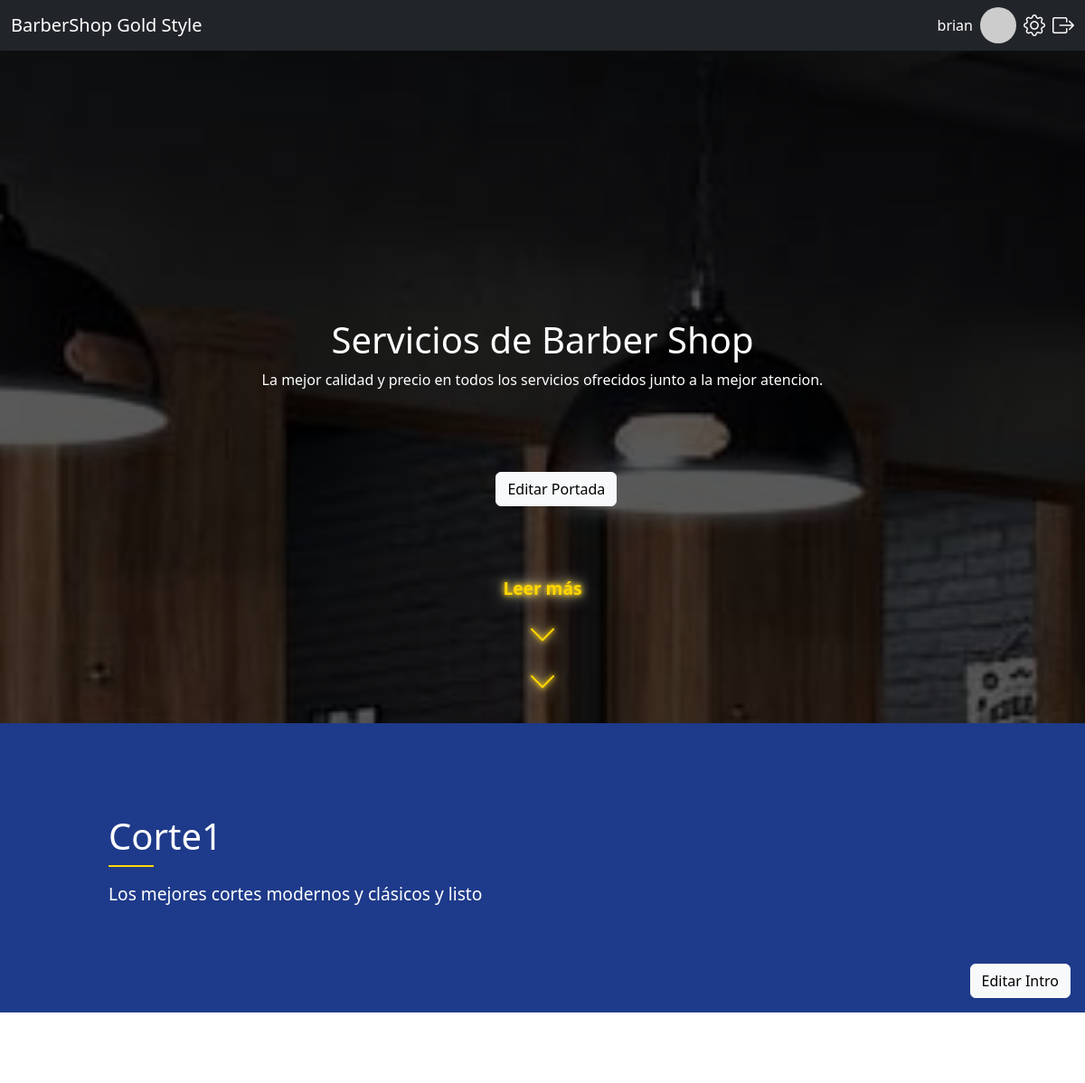
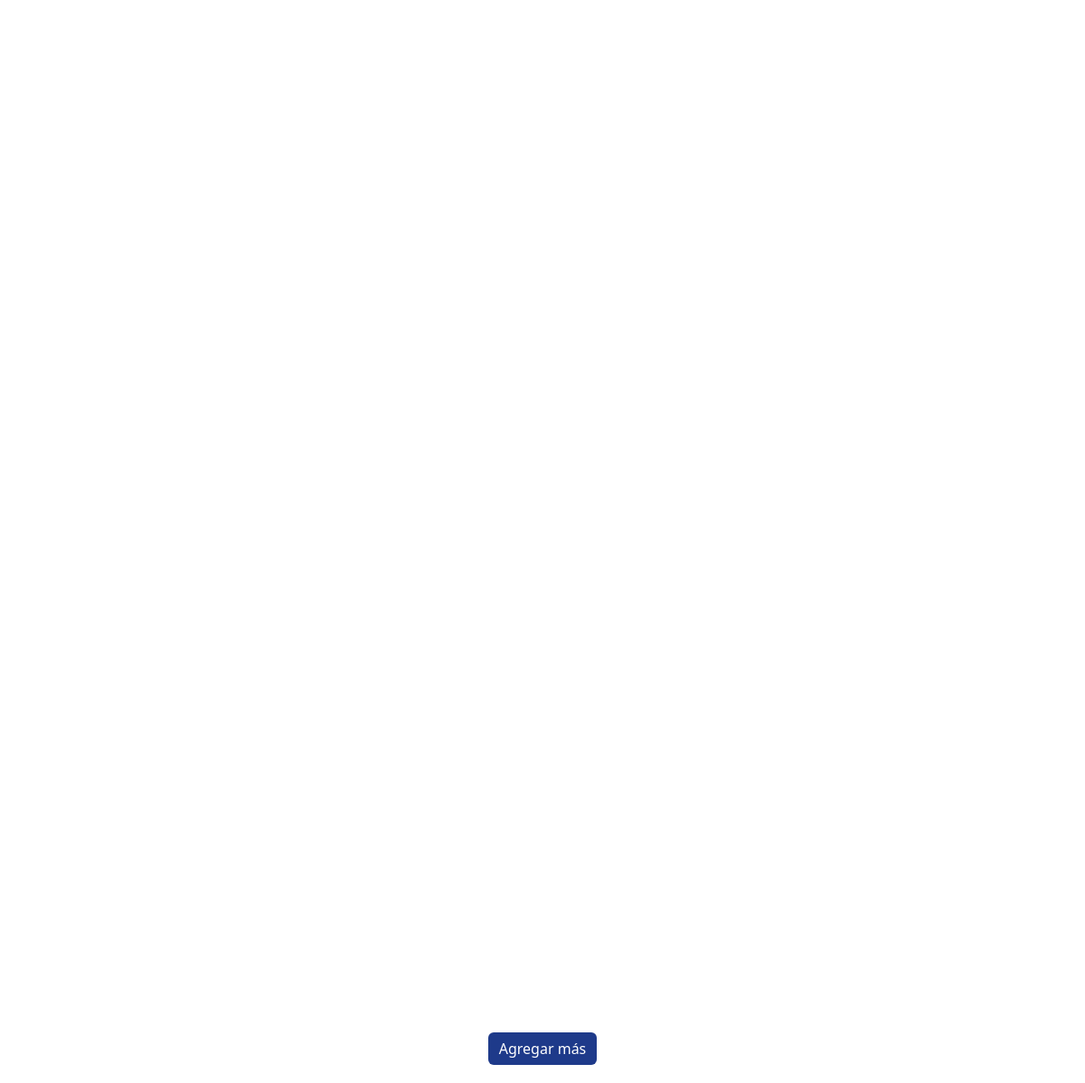
Page /php/admin/corte_admin.php (signed in) on the committed database (2 pictures, top to bottom).
### tables this page shows
CREATE TABLE `portada` (
  `id` int(11) NOT NULL,
  `titulo` varchar(255) NOT NULL,
  `descripcion` varchar(255) NOT NULL,
  `imagen` varchar(255) NOT NULL
);

CREATE TABLE `intro_servicios` (
  `id` int(11) NOT NULL,
  `servicio` varchar(50) NOT NULL,
  `titulo` varchar(255) NOT NULL,
  `descripcion` varchar(255) NOT NULL
);

### php/admin/corte_admin.php (the view, shortened to what this page needs)
<?php
require_once '../conexion.php';
$servicio = 'corte';
try {
    $stmtIntro = $pdo->prepare("SELECT * FROM intro_servicios WHERE servicio = :servicio LIMIT 1");
    $stmtIntro->execute([':servicio' => $servicio]);
    $intro = $stmtIntro->fetch();
    $stmtPortada = $pdo->query("SELECT * FROM portada ORDER BY id ASC LIMIT 1 OFFSET 1");
    $portada = $stmtPortada->fetch();
} catch(PDOException $e) {
    echo "Error: " . htmlspecialchars($e->getMessage());
    exit;
}
?>
<!DOCTYPE html>
<html lang="es">
<head>
    <link href="https://cdn.jsdelivr.net/npm/bootstrap@5.3.3/dist/css/bootstrap.min.css" rel="stylesheet">
    <link href="https://cdn.jsdelivr.net/npm/bootstrap-icons@1.11.3/font/bootstrap-icons.css" rel="stylesheet">
    <link rel="stylesheet" href="/css/servicio.css">
    <link rel="stylesheet" href="https://cdn.jsdelivr.net/npm/bootstrap-icons@1.10.5/font/bootstrap-icons.css">
</head>
<body>
    <nav class="navbar navbar-dark bg-dark fixed-top">
        <div class="container-fluid">
            <a class="navbar-brand" href="#">BarberShop Gold Style</a>
            <div class="boton-nav d-flex align-items-center">
                <span class="text-white me-2"><?php echo htmlspecialchars($_SESSION["nombre"] ?? 'Admin'); ?></span>
                <img src="https://via.placeholder.com/40" alt="Foto de Perfil" class="rounded-circle me-2" style="width: 40px; height: 40px;">
                <a href="config_admin.php" class="text-white me-2"><i class="bi bi-gear fs-4"></i></a>
                <a href="?logout=1" class="text-white"><i class="bi bi-box-arrow-right fs-4"></i></a>
            </div>
        </div>
    </nav>
    <div class="cover" style="background-image: url('/php/uploads/<?php echo isset($portada['imagen']) ? htmlspecialchars($portada['imagen']) : 'https://via.placeholder.com/1920x1080'; ?>');">
        <div class="cover-overlay"></div>
        <div class="cover-content">
            <h1><?php echo isset($portada['titulo']) ? htmlspecialchars($portada['titulo']) : '¡Bienvenido a mi sitio!'; ?></h1>
            <p><?php echo isset($portada['descripcion']) ? htmlspecialchars($portada['descripcion']) : 'Descripción de la portada'; ?></p>
        </div>
        <button class="btn btn-light edit-cover-btn" data-bs-toggle="modal" data-bs-target="#editCoverModal">Editar Portada</button>
        <div class="read-more">
            <span>Leer más</span>
            <div class="arrows">
                <i class="bi bi-chevron-down"></i>
                <i class="bi bi-chevron-down"></i>
            </div>
        </div>
    </div>
    <div class="intro-container">
        <div class="intro-text">
            <h2><?php echo htmlspecialchars($intro['titulo']); ?></h2>
            <p><?php echo htmlspecialchars($intro['descripcion']); ?></p>
        </div>
        <button class="btn btn-light edit-intro-btn" data-bs-toggle="modal" data-bs-target="#editIntroModal">Editar Intro</button>
    </div>
    <div class="add-btn-section">
        <button class="btn btn-primary add-btn" data-bs-toggle="modal" data-bs-target="#addModal">Agregar más</button>
    </div>
</body>
</html>

### css/servicio.css (style rules this page uses)
:root { font-size: 16px; }
.cover { height: 100vh; width: 100vw; background-size: cover; background-position: center; background-attachment: fixed; display: flex; flex-direction: column; align-items: center; justify-content: center; color: white; text-align: center; position: relative; }
.cover-content { z-index: 1; opacity: 0; transform: translateY(3rem); animation: fadeInUp 1s ease-out forwards; position: relative; }
.cover-overlay { position: absolute; top: 0; left: 0; width: 100%; height: 100%; background: rgba(0, 0, 0, 0.65); z-index: 0; }
.edit-cover-btn { position: absolute; bottom: 15rem; left: 45.7%; z-index: 2; transform: translateY(3rem); animation: fadeInUp 1s ease-out forwards; }
.read-more { position: absolute; bottom: 1.25rem; width: 100%; text-align: center; z-index: 1; color: #FFD700; font-size: 1.2rem; font-weight: bold; text-shadow: 0 0 0.3125rem #FFD700, 0 0 0.625rem #FFE066, 0 0 1.25rem #FFFFFF; opacity: 0; transform: translateY(3rem); animation: fadeInUp 1s ease-out 0.3s forwards; }
.arrows { display: flex; flex-direction: column; align-items: center; margin-top: 0.625rem; }
.arrows i { font-size: 2rem; color: #FFD700; text-shadow: 0 0 0.3125rem #FFD700, 0 0 0.625rem #FFE066, 0 0 1.25rem #FFFFFF; margin: 0.125rem 0; animation: flowDown 1.5s ease-in-out infinite; }
.arrows i:nth-child(2) { animation-delay: 0.3s; }
.add-btn-section { text-align: center; padding: 1.25rem 0; }
.add-btn { background-color: #1E3A8A; color: white; border: none; font-size: 1rem; }
.intro-container { height: 40vh; background-color: #1E3A8A; color: white; display: flex; align-items: center; padding: 0 10%; position: relative; }
.intro-text { max-width: 50%; text-align: left; }
.intro-text h2 { font-size: 2.5rem; margin-bottom: 1rem; position: relative; }
.intro-text h2::after { content: ''; display: block; width: 50px; height: 2px; background-color: #FFD700; margin-top: 0.5rem; }
.intro-text p { font-size: 1.2rem; }
.edit-intro-btn { position: absolute; bottom: 1rem; right: 1rem; z-index: 2; }

### rows in the picture
portada: imagen (picture), titulo "Servicios de Barber Shop", descripcion "La mejor calidad y precio en todos los servicios ofrecidos junto a la mejor atencion."
intro_servicios: titulo "Corte1", descripcion "Los mejores cortes modernos y clásicos y listo"

### other values in the picture
$_SESSION["nombre"] "brian"
